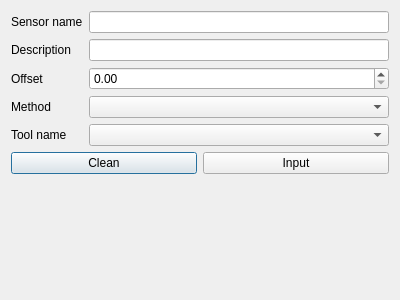
<?xml version="1.0" encoding="UTF-8"?>
<ui version="4.0">
 <class>SensorAddWindow</class>
 <widget class="QDialog" name="SensorAddWindow">
  <property name="geometry">
   <rect>
    <x>0</x>
    <y>0</y>
    <width>400</width>
    <height>300</height>
   </rect>
  </property>
  <property name="windowTitle">
   <string>Sensor Add Window</string>
  </property>
  <layout class="QFormLayout" name="formLayout">
   <item row="0" column="0">
    <widget class="QLabel" name="label_sensorName">
     <property name="text">
      <string>Sensor name</string>
     </property>
    </widget>
   </item>
   <item row="0" column="1">
    <widget class="QLineEdit" name="lineEdit_sensorName"/>
   </item>
   <item row="1" column="0">
    <widget class="QLabel" name="label_description">
     <property name="text">
      <string>Description</string>
     </property>
    </widget>
   </item>
   <item row="1" column="1">
    <widget class="QLineEdit" name="lineEdit_description"/>
   </item>
   <item row="2" column="0">
    <widget class="QLabel" name="label_offset">
     <property name="text">
      <string>Offset</string>
     </property>
    </widget>
   </item>
   <item row="2" column="1">
    <widget class="QDoubleSpinBox" name="doubleSpinBox_offset"/>
   </item>
   <item row="3" column="0">
    <widget class="QLabel" name="label_method">
     <property name="text">
      <string>Method</string>
     </property>
    </widget>
   </item>
   <item row="3" column="1">
    <widget class="QComboBox" name="comboBox_method"/>
   </item>
   <item row="4" column="0">
    <widget class="QLabel" name="label_toolName">
     <property name="text">
      <string>Tool name</string>
     </property>
    </widget>
   </item>
   <item row="4" column="1">
    <widget class="QComboBox" name="comboBox_toolName"/>
   </item>
   <item row="5" column="0" colspan="2">
    <layout class="QHBoxLayout">
     <item>
      <widget class="QPushButton" name="button_clean">
       <property name="text">
        <string>Clean</string>
       </property>
      </widget>
     </item>
     <item>
      <widget class="QPushButton" name="button_input">
       <property name="text">
        <string>Input</string>
       </property>
      </widget>
     </item>
    </layout>
   </item>
  </layout>
 </widget>
 <resources/>
 <connections/>
</ui>
